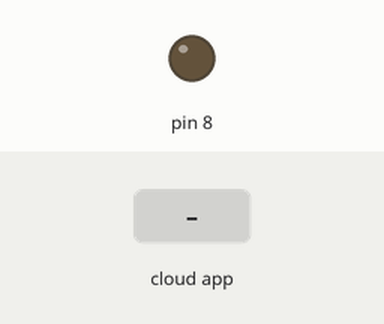
Bench run of a sketch on a simulated Arduino Uno, built with avr-gcc and run on an emulated ATmega328P. Parts: output pins drawn as LEDs (lit = HIGH). The test bench sets the inputs (shaded band). The ROS host is connected and sends only what is stated.

Above: at 1.2 s.
1.3 s: the phone or cloud app sets toggle_led to 0
At 1.7 s:
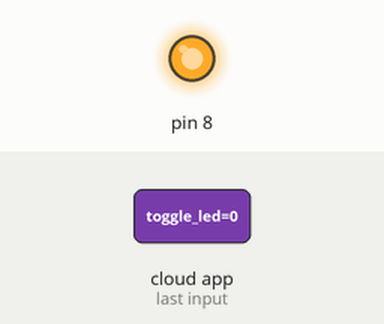
Timing chart, 0 to 4.3 s (numbered marks = the images above; inputs shaded):
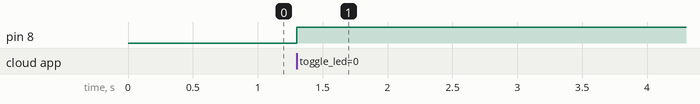

The sketch:

blink_ros_2.ino.ino
```cpp
#include <ros.h>
#include <std_msgs/Empty.h>

ros::NodeHandle nh;

void messageCb( const std_msgs::Empty& toggle_msg){
  digitalWrite(8, HIGH);   // blink the led
}

ros::Subscriber<std_msgs::Empty> sub("toggle_led", &messageCb );

void setup()
{
  pinMode(8, OUTPUT);
  nh.initNode();
  nh.subscribe(sub);
}

void loop()
{
  nh.spinOnce();
  delay(1);
}
```

Measured:
- after the input at 1.3 s, pin 8: LOW → HIGH at once
